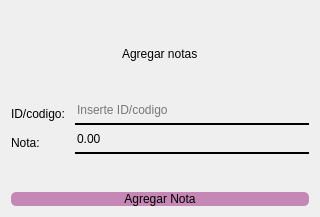
<?xml version="1.0" encoding="UTF-8"?>
<ui version="4.0">
 <class>Agregar_notas</class>
 <widget class="QWidget" name="Agregar_notas">
  <property name="geometry">
   <rect>
    <x>0</x>
    <y>0</y>
    <width>320</width>
    <height>217</height>
   </rect>
  </property>
  <property name="minimumSize">
   <size>
    <width>320</width>
    <height>217</height>
   </size>
  </property>
  <property name="maximumSize">
   <size>
    <width>320</width>
    <height>217</height>
   </size>
  </property>
  <property name="windowTitle">
   <string>Agregar Notas</string>
  </property>
  <property name="windowIcon">
   <iconset resource="../images/imagenes.qrc">
    <normaloff>:/images/notas.png</normaloff>:/images/notas.png</iconset>
  </property>
  <property name="styleSheet">
   <string notr="true"/>
  </property>
  <layout class="QGridLayout" name="gridLayout">
   <item row="0" column="0">
    <layout class="QVBoxLayout" name="lay_ver_principal">
     <item alignment="Qt::AlignHCenter">
      <widget class="QLabel" name="lbl_Agregar_Notas">
       <property name="styleSheet">
        <string notr="true">font: 35pt &quot;Gill Sans MT Condensed&quot;;</string>
       </property>
       <property name="text">
        <string>Agregar notas</string>
       </property>
      </widget>
     </item>
     <item>
      <layout class="QFormLayout" name="lay_frm_datos">
       <item row="0" column="0">
        <widget class="QLabel" name="lbl_codigo">
         <property name="styleSheet">
          <string notr="true">font: 11pt &quot;Gill Sans MT&quot;;</string>
         </property>
         <property name="text">
          <string>ID/codigo: </string>
         </property>
        </widget>
       </item>
       <item row="1" column="0">
        <widget class="QLabel" name="lbl_Nota">
         <property name="styleSheet">
          <string notr="true">font: 11pt &quot;Gill Sans MT&quot;;</string>
         </property>
         <property name="text">
          <string>Nota: </string>
         </property>
        </widget>
       </item>
       <item row="0" column="1">
        <widget class="QLineEdit" name="txt_codigo">
         <property name="styleSheet">
          <string notr="true">background-color: rgba(0,0,0,0);
border: none;
border-bottom: 2px solid rgba(0, 0, 0, 255);
color: rgba(0,0,0,255);
padding-bottom: 5px;</string>
         </property>
         <property name="placeholderText">
          <string>Inserte ID/codigo</string>
         </property>
        </widget>
       </item>
       <item row="1" column="1">
        <widget class="QDoubleSpinBox" name="spb_nota">
         <property name="styleSheet">
          <string notr="true">background-color: rgba(0,0,0,0);
border: none;
border-bottom: 2px solid rgba(0, 0, 0, 255);
color: rgba(0,0,0,255);
padding-bottom: 5px;</string>
         </property>
         <property name="maximum">
          <double>5.000000000000000</double>
         </property>
        </widget>
       </item>
      </layout>
     </item>
     <item>
      <widget class="QPushButton" name="btn_agregar_nota">
       <property name="styleSheet">
        <string notr="true">QPushButton#btn_agregar_nota {
	background-color: rgba(145,12,115,116);
	border-radius: 5px;
	font: 15pt &quot;Gill Sans MT Condensed&quot;;
}

QPushButton#btn_agregar_nota:hover {
	background-color: rgba(175,12,175,116);
	border-radius: 5px;
	
	font: 15pt &quot;Gill Sans MT Condensed&quot;;
}

QPushButton#btn_agregar_nota:pressed {
	background-color: rgba(225,0,225,255);
	border-radius: 5px;
	
	font: 15pt &quot;Gill Sans MT Condensed&quot;;
}</string>
       </property>
       <property name="text">
        <string>Agregar Nota</string>
       </property>
      </widget>
     </item>
    </layout>
   </item>
  </layout>
 </widget>
 <resources>
  <include location="../images/imagenes.qrc"/>
 </resources>
 <connections/>
</ui>
